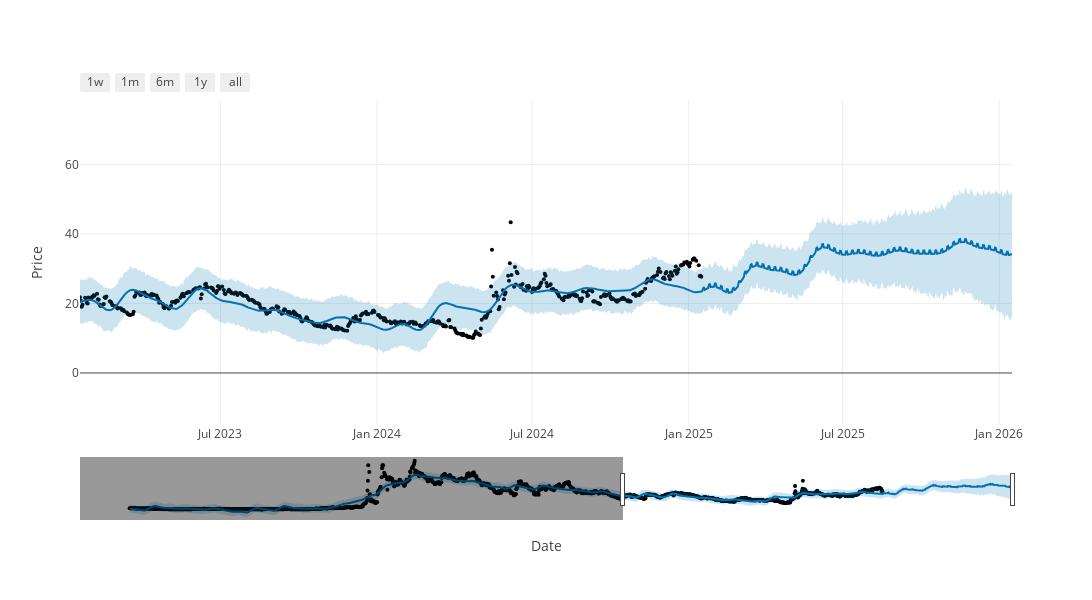

Source (notebook cell):
### Code cell
# # get interactive visual

# # Plot Forecast
fig1 = plot_plotly(m1, forecast)
# fig1.layout.update(title_text=f"Forecast for 1 Year: {ticker_name} '{selected_stock}'")
fig1.update_layout(yaxis_title='Price', 
                   xaxis_title='Date',
                   width=1500
                   )
# # Calculate default date range
end_date = forecast['ds'].max()
start_date = end_date - pd.Timedelta(days=1095)
fig1.update_xaxes(range=[start_date, end_date])
# fig1.update_layout(xaxis_rangeslider_visible=False)
fig1

### Figure 1 — Plotly figure (JSON) as saved in the notebook; plotly's stock layout.template omitted (floating-point values rounded to 4 significant figures; data arrays with more than 128 entries replaced by an {"elided": "..."} marker saying what was removed)
{"data": [{"marker": {"color": "black", "size": 4}, "mode": "markers", "name": "Actual", "type": "scatter", "x": {"elided": "1460 str values"}, "y": {"elided": "1460 float values"}}, {"hoverinfo": "skip", "line": {"width": 0}, "mode": "lines", "type": "scatter", "x": {"elided": "1825 str values"}, "y": {"elided": "1825 float values"}}, {"fill": "tonexty", "fillcolor": "rgba(0, 114, 178, 0.2)", "line": {"color": "#0072B2", "width": 2}, "mode": "lines", "name": "Predicted", "type": "scatter", "x": {"elided": "1825 str values"}, "y": {"elided": "1825 float values"}}, {"fill": "tonexty", "fillcolor": "rgba(0, 114, 178, 0.2)", "hoverinfo": "skip", "line": {"width": 0}, "mode": "lines", "type": "scatter", "x": {"elided": "1825 str values"}, "y": {"elided": "1825 float values"}}], "layout": {"height": 600, "showlegend": false, "width": 1500, "xaxis": {"range": ["2023-01-17T00:00:00", "2026-01-16T00:00:00"], "rangeselector": {"buttons": [{"count": 7, "label": "1w", "step": "day", "stepmode": "backward"}, {"count": 1, "label": "1m", "step": "month", "stepmode": "backward"}, {"count": 6, "label": "6m", "step": "month", "stepmode": "backward"}, {"count": 1, "label": "1y", "step": "year", "stepmode": "backward"}, {"step": "all"}]}, "rangeslider": {"visible": true}, "title": {"text": "Date"}, "type": "date"}, "yaxis": {"title": {"text": "Price"}}}}
